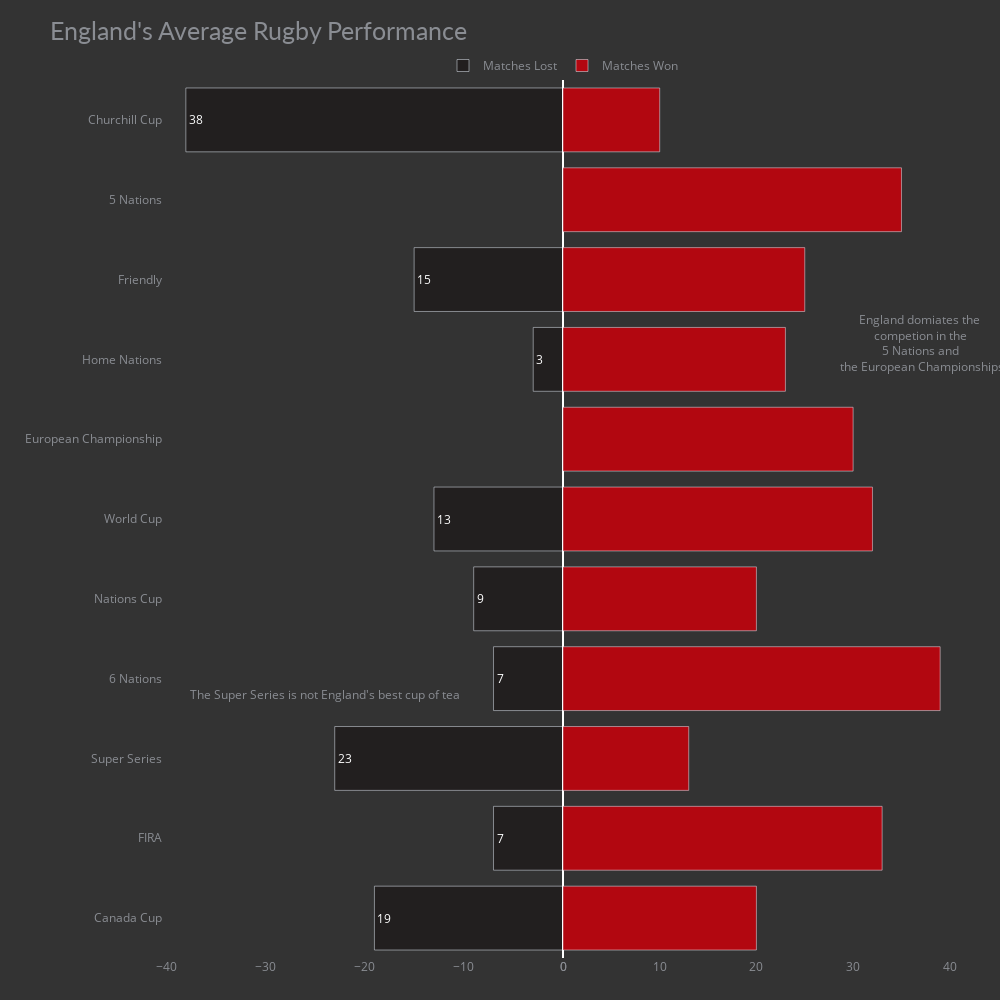

Notebook cell for this chart:
### Code cell
fig = make_subplots(rows=1, cols=2, specs=[[{}, {}]], shared_yaxes=True, horizontal_spacing=0)

fig.append_trace(go.Bar(x=df_eng_lose.margin_of_victory, y=df_eng_lose.tournament,
                        orientation='h', showlegend=True, 
                        text=df_eng_lose.margin_of_victory_final, 
                        name='Matches Lost',
                        marker_color='#221f1f'), 1, 1)

fig.append_trace(go.Bar(x=df_eng_win.margin_of_victory, y=df_eng_win.tournament, 
                        orientation='h', showlegend=True,
                        #text=df_eng_win.margin_of_victory,
                        name='Matches Won', marker_color='#b20710'), 1, 2)


fig.update_xaxes(showgrid=False)
fig.update_yaxes(showgrid=False, categoryorder='total ascending', 
                 ticksuffix=' ', showline=False)

fig.update_traces(hovertemplate=None)

fig.update_layout(title='England\'s Average Rugby Performance',
                  margin=dict(t=80, b=0, l=70, r=40),
                  autosize=False,
                  width=1000,
                  height=1000,
                  hovermode="y unified", 
                  xaxis_title=' ', yaxis_title=" ",
                  plot_bgcolor='#333', paper_bgcolor='#333',
                  title_font=dict(size=25, color='#8a8d93',
                                  family="Lato, sans-serif"),
                  font=dict(color='#8a8d93'),
                  legend=dict(orientation="h", yanchor="bottom",
                              y=1, xanchor="center", x=0.5),
                  hoverlabel=dict(bgcolor="black", font_size=13, 
                                  font_family="Lato, sans-serif"))

fig.add_annotation(dict(x=0.95, y=0.7, ax=0, ay=0,
                    xref = "paper", yref = "paper",
                    text= "England domiates the <br> competion in the <br> 5 Nations and <br> the European Championships"
                  ))

fig.add_annotation(dict(x=0.2, y=0.30, ax=0, ay=0,
                    xref = "paper", yref = "paper",
                    text= "The Super Series is not England\'s best cup of tea"
                  ))
fig.show()

### Figure 1 — Plotly figure (JSON) as saved in the notebook; plotly's stock layout.template omitted (floating-point values rounded to 4 significant figures)
{"data": [{"marker": {"color": "#221f1f"}, "name": "Matches Lost", "orientation": "h", "showlegend": true, "text": [7, 19, 38, 7, 15, 3, 9, 23, 13], "type": "bar", "x": [-7, -19, -38, -7, -15, -3, -9, -23, -13], "xaxis": "x", "y": ["6 Nations", "Canada Cup", "Churchill Cup", "FIRA", "Friendly", "Home Nations", "Nations Cup", "Super Series", "World Cup"], "yaxis": "y"}, {"marker": {"color": "#b20710"}, "name": "Matches Won", "orientation": "h", "showlegend": true, "type": "bar", "x": [35, 39, 20, 10, 30, 33, 25, 23, 20, 13, 32], "xaxis": "x2", "y": ["5 Nations", "6 Nations", "Canada Cup", "Churchill Cup", "European Championship", "FIRA", "Friendly", "Home Nations", "Nations Cup", "Super Series", "World Cup"], "yaxis": "y2"}], "layout": {"annotations": [{"ax": 0, "ay": 0, "text": "England domiates the <br> competion in the <br> 5 Nations and <br> the European Championships", "x": 0.95, "xref": "paper", "y": 0.7, "yref": "paper"}, {"ax": 0, "ay": 0, "text": "The Super Series is not England's best cup of tea", "x": 0.2, "xref": "paper", "y": 0.3, "yref": "paper"}], "autosize": false, "font": {"color": "#8a8d93"}, "height": 1000, "hoverlabel": {"bgcolor": "black", "font": {"family": "Lato, sans-serif", "size": 13}}, "hovermode": "y unified", "legend": {"orientation": "h", "x": 0.5, "xanchor": "center", "y": 1, "yanchor": "bottom"}, "margin": {"b": 0, "l": 70, "r": 40, "t": 80}, "paper_bgcolor": "#333", "plot_bgcolor": "#333", "title": {"font": {"color": "#8a8d93", "family": "Lato, sans-serif", "size": 25}, "text": "England's Average Rugby Performance"}, "width": 1000, "xaxis": {"anchor": "y", "domain": [0, 0.5], "showgrid": false, "title": {"text": " "}}, "xaxis2": {"anchor": "y2", "domain": [0.5, 1], "showgrid": false}, "yaxis": {"anchor": "x", "categoryorder": "total ascending", "domain": [0, 1], "showgrid": false, "showline": false, "ticksuffix": " ", "title": {"text": " "}}, "yaxis2": {"anchor": "x2", "categoryorder": "total ascending", "domain": [0, 1], "matches": "y", "showgrid": false, "showline": false, "showticklabels": false, "ticksuffix": " "}}}
